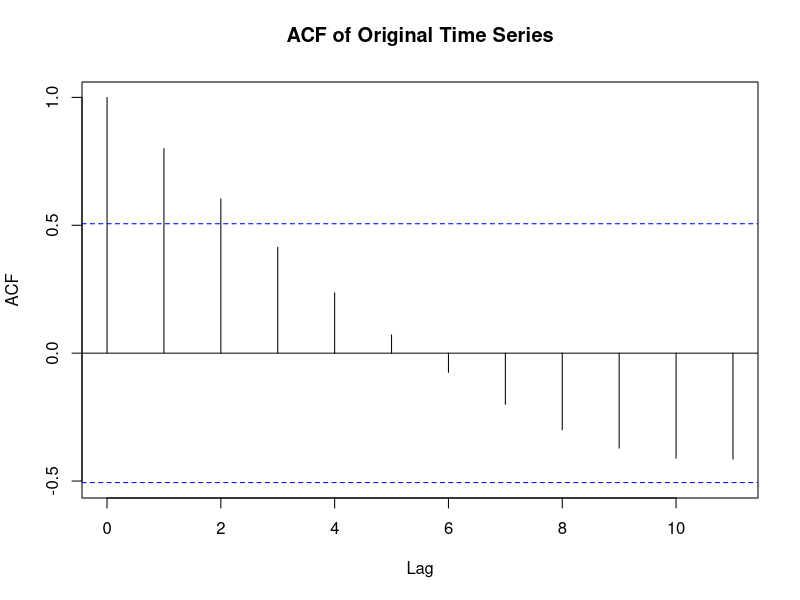
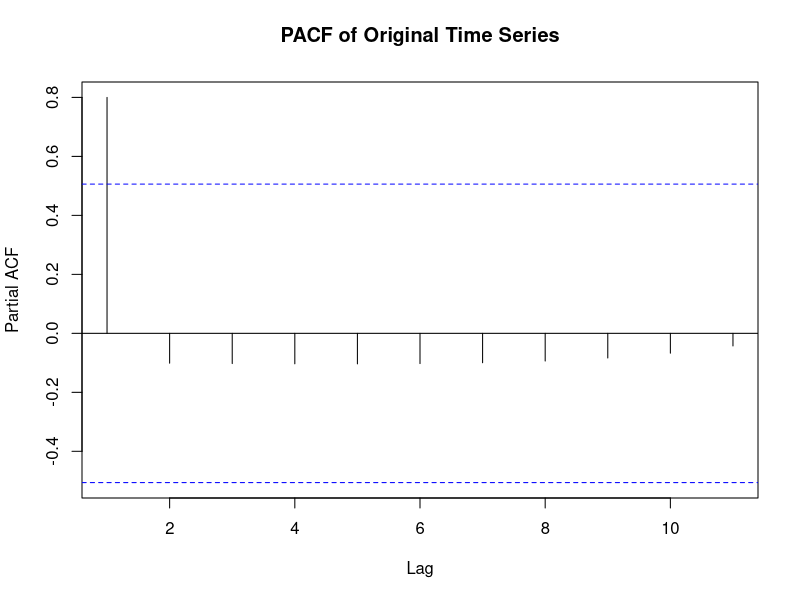
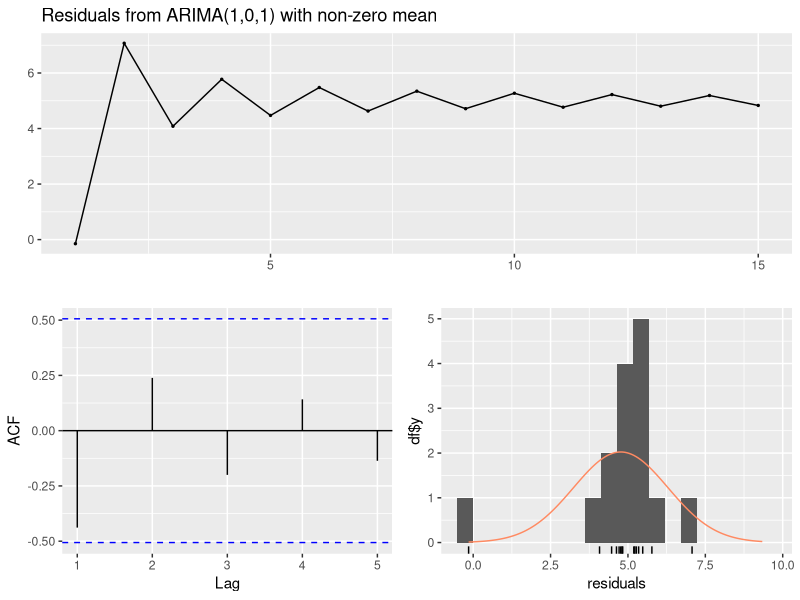
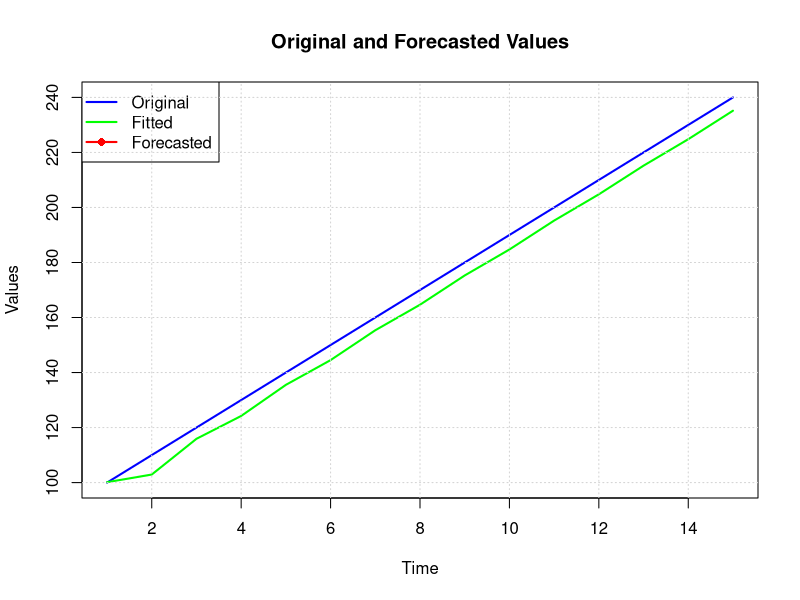
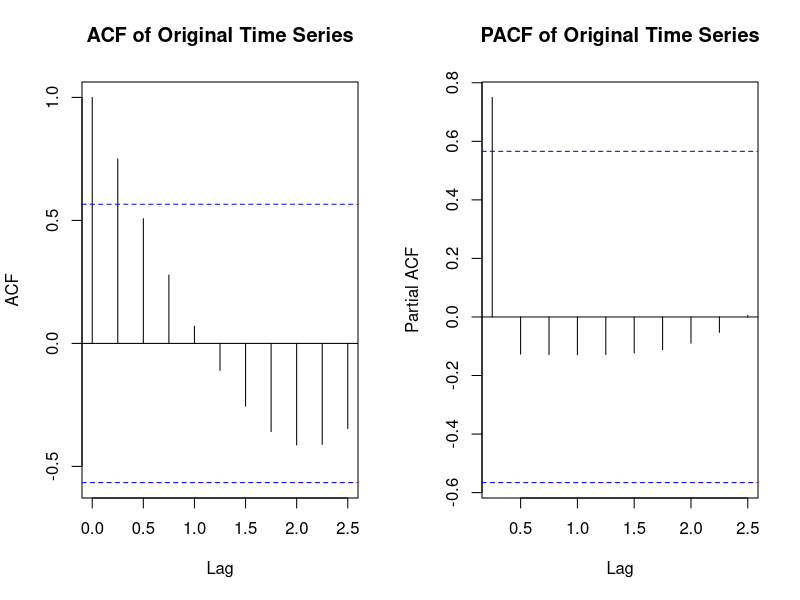
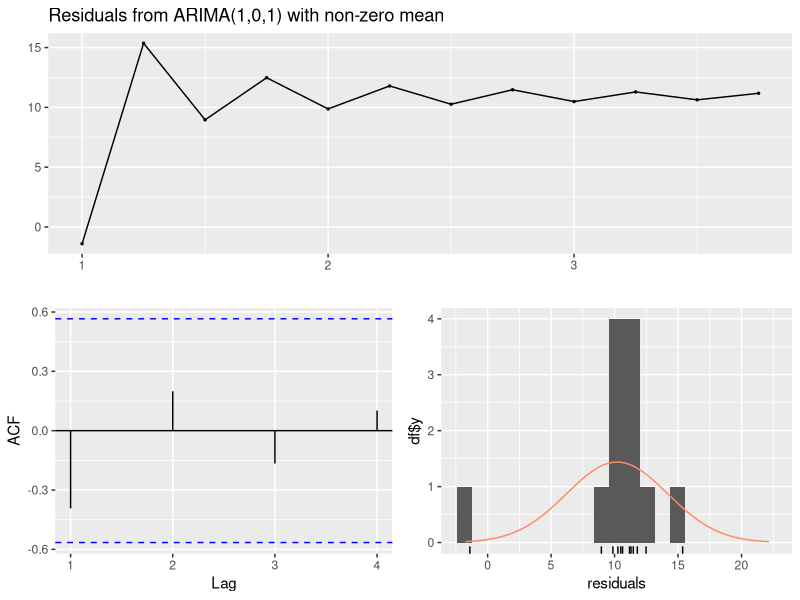
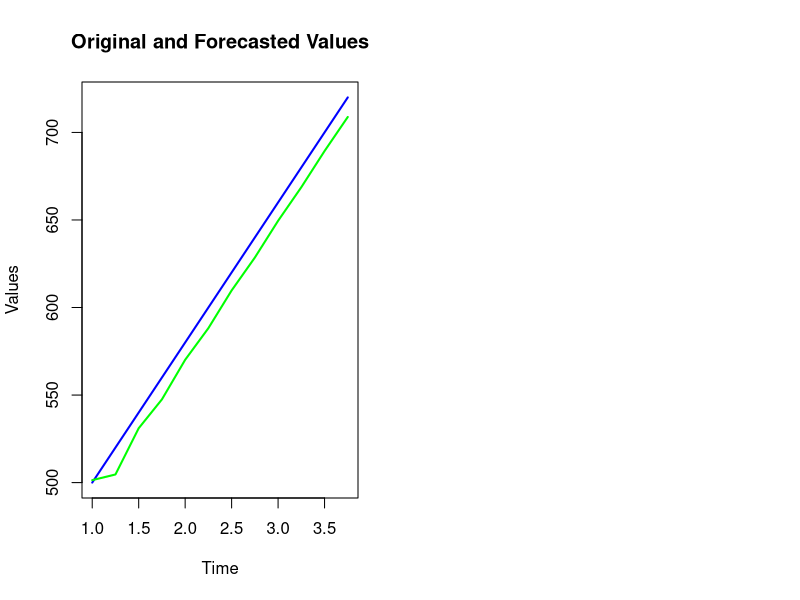

The R source for these figures, in order: (Note: this script raises an error after producing the figures.)
# QUESTION 1
install.packages("forecast")
install.packages("tseries")
install.packages("ggplot2")

# Load required libraries
library(forecast)
library(ggplot2)

# Create the time series data
time <- 1:15
values <- c(100, 110, 120, 130, 140, 150, 160, 170, 180, 190, 200, 210, 220, 230, 240)
ts_data <- ts(values, start = 1, frequency = 1)

# a. Plot the ACF and PACF of the original time series

acf(ts_data, main = "ACF of Original Time Series")
pacf(ts_data, main = "PACF of Original Time Series")

# b. Fit an ARMA(1,1) model to the data
arma_model <- Arima(ts_data, order = c(1, 0, 1))

# Print the model summary
print(summary(arma_model))

# c. Check the residual diagnostics of the fitted model
checkresiduals(arma_model)  # This will plot the residuals, ACF of residuals, and a histogram

# d. Forecast the next 10 values using the fitted model
forecasted_values <- forecast(arma_model, h = 10)

# Print the forecasted values
print(forecasted_values)

# e. Plot the original time series, the fitted values, and the forecasted values
plot(ts_data, main = "Original and Forecasted Values", xlab = "Time", ylab = "Values", col = "blue", lwd = 2)
lines(fitted(arma_model), col = "green", lwd = 2)  # Add fitted values from the model

# Add forecasted values as points for better visibility
points((length(ts_data) + 1):(length(ts_data) + 10), forecasted_values$mean, col = "red", pch = 16)  # Plot forecasted points
lines(forecasted_values$mean, col = "red", lwd = 2)  # Connect forecasted values with a line

legend("topleft", legend = c("Original", "Fitted", "Forecasted"), col = c("blue", "green", "red"), lwd = 2, pch = c(NA, NA, 16))

# Add grid for better visualization
grid()


# QUESTION 2
install.packages("forecast")
install.packages("tseries")
install.packages("ggplot2")

# Load necessary libraries
library(forecast)
library(tseries)
library(ggplot2)

# Create the time series data
sales_data <- c(500, 520, 540, 560, 580, 600, 620, 640, 660, 680, 700, 720)
ts_data <- ts(sales_data, frequency = 4)  # Frequency set to 4 for quarterly data

# a. Plot the ACF and PACF of the original time series
par(mfrow=c(1,2))  # Set up the plotting area
acf(ts_data, main="ACF of Original Time Series")
pacf(ts_data, main="PACF of Original Time Series")

# b. Fit an ARMA(1,1) model to the data
arma_model <- Arima(ts_data, order = c(1, 0, 1))  # ARMA(1,1) implies differencing=0

# c. Check the residual diagnostics of the fitted model
checkresiduals(arma_model)

# d. Forecast the next 12 values using the fitted model
forecasted_values <- forecast(arma_model, h = 12)

# Print the forecasted values
print(forecasted_values)

# e. Plot the original time series, the fitted values, and the forecasted values
plot(ts_data, main = "Original and Forecasted Values", xlab = "Time", ylab = "Values", col = "blue", lwd = 2)
lines(fitted(arma_model), col = "green", lwd = 2)  # Add fitted values from the model

# Add forecasted values as points for better visibility
points((length(ts_data) + 1):(length(ts_data) + 10), forecasted_values$mean, col = "red", pch = 16)  # Plot forecasted points
lines(forecasted_values$mean, col = "red", lwd = 2)  # Connect forecasted values with a line

legend("topleft", legend = c("Original", "Fitted", "Forecasted"), col = c("blue", "green", "red"), lwd = 2, pch = c(NA, NA, 16))

# Add grid for better visualization
grid()

